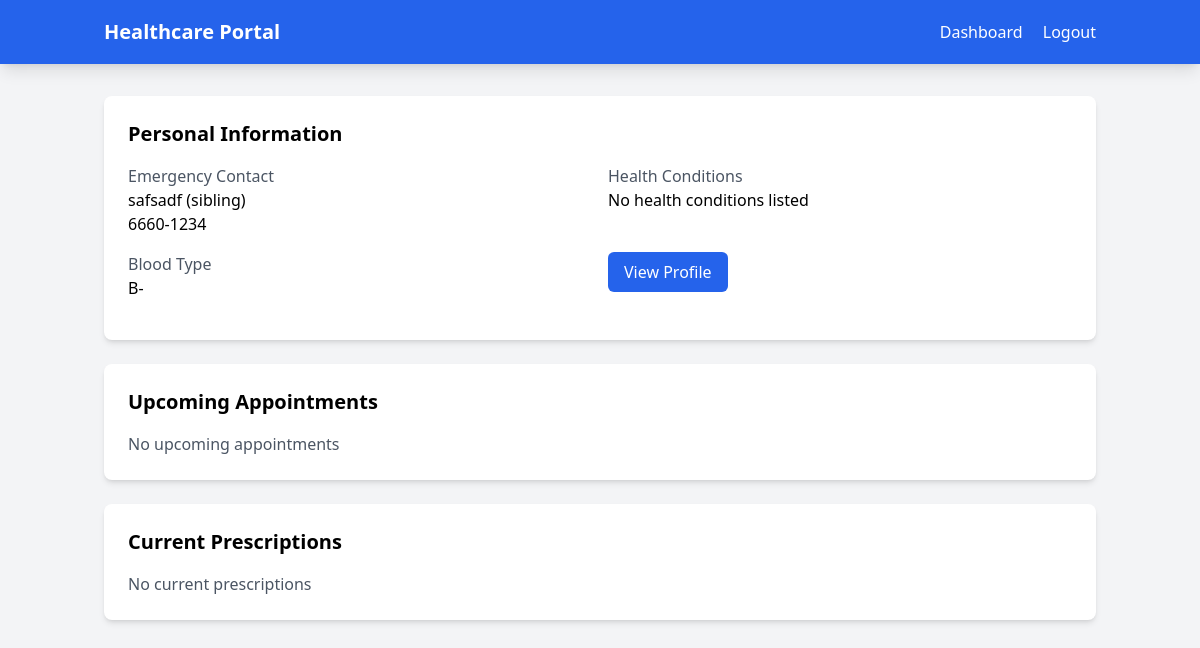
The app's page / (signed in), older data.
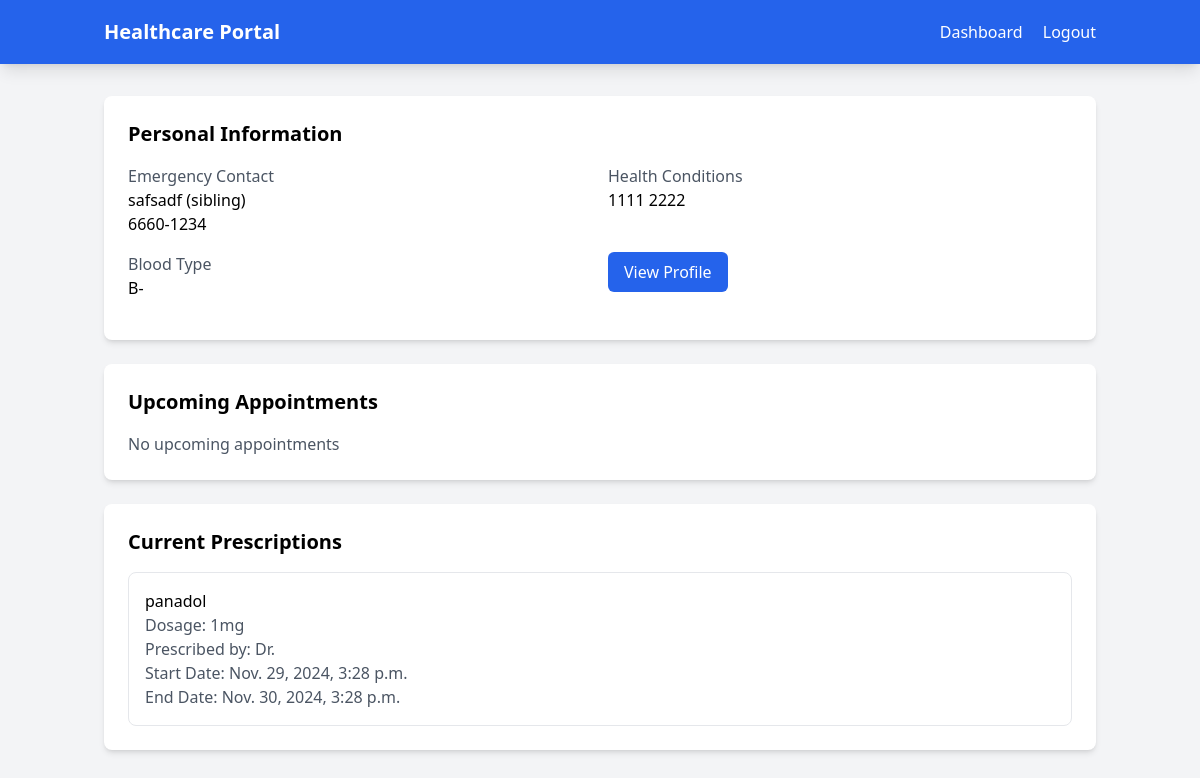
The same page, newer data.
### doctor/models.py (models this page shows, shortened)
class Patient(models.Model):
    BLOOD_TYPE_CHOICES = [
        ('A+', 'A+'),
        ('A-', 'A-'),
        ('B+', 'B+'),
        ('B-', 'B-'),
        ('AB+', 'AB+'),
        ('AB-', 'AB-'),
        ('O+', 'O+'),
        ('O-', 'O-'),
    ]
    user = models.OneToOneField(User, on_delete=models.CASCADE, related_name='patient')
    phone_number = models.CharField(max_length=15, blank=True, null=True)
    date_of_birth = models.DateField(null=True, blank=True)
    address = models.CharField(max_length=255, blank=True, null=True)
    blood_type = models.CharField(max_length=3, choices=BLOOD_TYPE_CHOICES, blank=True, null=True)
    health_conditions = models.TextField(blank=True, null=True)
    emergency_contact_name = models.CharField(max_length=100, blank=True, null=True)
    emergency_contact_phone = models.CharField(max_length=15, blank=True, null=True)
    emergency_contact_relationship = models.CharField(max_length=50, blank=True, null=True)

class Prescription(models.Model):
    FREQUENCY_CHOICES = [
        ('once_daily', 'Once Daily'),
        ('twice_daily', 'Twice Daily'),
        ('three_times', 'Three Times Daily'),
        ('four_times', 'Four Times Daily'),
        ('every_morning', 'Every Morning'),
        ('every_evening', 'Every Evening'),
        ('as_needed', 'As Needed'),
        ('weekly', 'Weekly'),
    ]
    doctor = models.ForeignKey(Doctor, on_delete=models.CASCADE)
    patient = models.ForeignKey(Patient, on_delete=models.CASCADE)
    medication = models.CharField(max_length=200)
    dosage = models.CharField(max_length=100)
    frequency = models.CharField(max_length=100, choices=FREQUENCY_CHOICES, default='once_daily')
    duration = models.CharField(max_length=100, default="7 days")
    date_prescribed = models.DateTimeField(default=timezone.now)
    @property
    def end_date(self):
        duration_days = int(''.join([c for c in self.duration if c.isdigit()]))
        return self.date_prescribed + timedelta(days=duration_days)

### doctor/views.py (the view)
# urls.py: path('', views.patient_dashboard, name='patient_dashboard'),
@login_required
def patient_dashboard(request):
    if hasattr(request.user, 'doctor'):
        return redirect('doctor_dashboard')
    patient = Patient.objects.get_or_create(user=request.user)[0]
    appointments = Appointment.objects.filter(patient=patient).order_by('date_time')
    upcoming_appointments = appointments.filter(date_time__gte=timezone.now())
    past_appointments = appointments.filter(date_time__lt=timezone.now())
    prescriptions = Prescription.objects.filter(patient=patient).order_by('-date_prescribed')
    context = {
        'patient': patient,
        'upcoming_appointments': upcoming_appointments,
        'past_appointments': past_appointments,
        'prescriptions': prescriptions,
        'is_doctor': False
    }
    return render(request, 'patient_dashboard.html', context)

### templates/patient_dashboard.html
{% extends 'base.html' %}
{% block content %}
<div class="space-y-6">
<div class="space-y-6">
    <div class="bg-white rounded-lg shadow-md p-6">
        <h2 class="text-xl font-bold mb-4">Personal Information</h2>
        <div class="grid grid-cols-1 md:grid-cols-2 gap-4">
            <div>
                <p class="text-gray-600">Emergency Contact</p>
                <p class="font-medium">
                    {% if patient.emergency_contact_name %}
                        {{ patient.emergency_contact_name }} ({{ patient.emergency_contact_relationship }})
                        <br>{{ patient.emergency_contact_phone }}
                    {% else %}
                        No emergency contact provided
                    {% endif %}
                </p>
            </div>
            <div>
                <p class="text-gray-600">Health Conditions</p>
                <p class="font-medium">{{ patient.health_conditions|default:"No health conditions listed" }}</p>
            </div>
            {% if patient.blood_type %}
            <div>
                <p class="text-gray-600">Blood Type</p>
                <p class="font-medium">{{ patient.blood_type }}</p>
            </div>
            {% endif %}
            <div class="flex justify mb-6 space-x-4">
                <a href="{% url 'patient_profile' %}" class="inline-flex items-center px-4 py-2 bg-blue-600 hover:bg-blue-700 text-white rounded-md">
                    View Profile
                </a>
            </div>
        </div>
    </div>
    <div class="bg-white rounded-lg shadow-md p-6">
        <h2 class="text-xl font-bold mb-4">Upcoming Appointments</h2>
        {% if upcoming_appointments %}
            <div class="space-y-4">
                {% for appointment in upcoming_appointments %}
                    <div class="border rounded-lg p-4">
                        <p class="font-medium">Dr. {{ appointment.doctor.user.get_full_name }}</p>
                        <p class="text-gray-600">{{ appointment.date_time|date:"F j, Y, g:i a" }}</p>
                        <p class="text-gray-600">Reason: {{ appointment.reason }}</p>
                    </div>
                {% endfor %}
            </div>
        {% else %}
            <p class="text-gray-600">No upcoming appointments</p>
        {% endif %}
    </div>
    <div class="bg-white rounded-lg shadow-md p-6">
        <h2 class="text-xl font-bold mb-4">Current Prescriptions</h2>
        {% if prescriptions %}
            <div class="space-y-4">
                {% for prescription in prescriptions %}
                    <div class="border rounded-lg p-4">
                        <p class="font-medium">{{ prescription.medication }}</p>
                        <p class="text-gray-600">Dosage: {{ prescription.dosage }}</p>
                        <p class="text-gray-600">Prescribed by: Dr. {{ prescription.doctor.user.get_full_name }}</p>
                        <p class="text-gray-600">Start Date: {{ prescription.date_prescribed }}</p>
                        <p class="text-gray-600">End Date: {{ prescription.end_date   }}</p>
                    </div>
                {% endfor %}
            </div>
        {% else %}
            <p class="text-gray-600">No current prescriptions</p>
        {% endif %}
    </div>
</div>
</div>
{% endblock %}

### templates/base.html (shortened to what this page needs)
<!DOCTYPE html>
<html lang="en">
<head>
    <script src="https://cdn.tailwindcss.com"></script>
</head>
<body class="bg-gray-100 min-h-screen">
    <nav class="bg-blue-600 text-white shadow-lg">
        <div class="container mx-auto px-4">
            <div class="flex justify-between items-center h-16">
                <a  class="font-bold text-xl">Healthcare Portal</a>
                {% if user.is_authenticated %}
                    <div class="space-x-4">
                        {% if is_doctor %}
                            <a href="{% url 'doctor_dashboard' %}" class="hover:text-blue-200">Dashboard</a>
                        {% else %}
                            <a href="{% url 'patient_dashboard' %}" class="hover:text-blue-200">Dashboard</a>
                        {% endif %}
                        <a href="{% url 'logout' %}" class="hover:text-blue-200">Logout</a>
                    </div>
                {% else %}
                    <div class="space-x-4">
                        <a href="{% url 'login' %}" class="hover:text-blue-200">Login</a>
                        <a href="{% url 'register' %}" class="hover:text-blue-200">Register</a>
                    </div>
                {% endif %}
            </div>
        </div>
    </nav>
    <main class="container mx-auto px-4 py-8">
        {% block content %}{% endblock %}
    </main>
</body>
</html>

Row changes from the older to the newer data that the page shows:
changed Patient "safsadf": health_conditions "No health conditions listed" → "1111 2222"
added Prescription: medication "panadol", dosage "1mg", date_prescribed "Nov. 29, 2024, 3:28 p.m.", end_date "Nov. 30, 2024, 3:28 p.m."
Text that changed along with them:
text no longer shown: "No current prescriptions"
